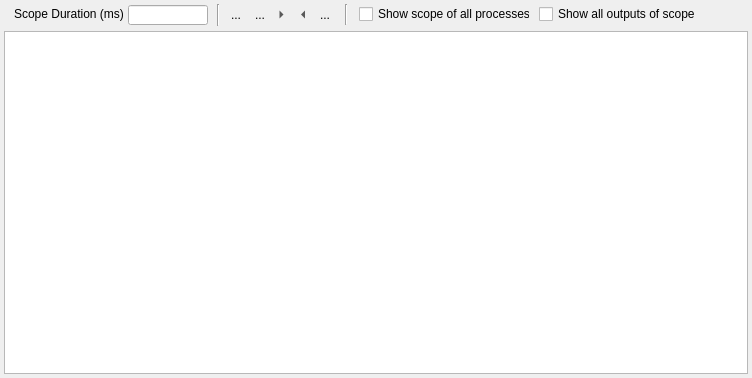
<?xml version="1.0" encoding="UTF-8"?>
<ui version="4.0">
 <class>ScopeOutputView</class>
 <widget class="QWidget" name="ScopeOutput">
  <property name="geometry">
   <rect>
    <x>0</x>
    <y>0</y>
    <width>752</width>
    <height>378</height>
   </rect>
  </property>
  <property name="windowTitle">
   <string>Form</string>
  </property>
  <layout class="QVBoxLayout" name="verticalLayout_2">
   <property name="spacing">
    <number>3</number>
   </property>
   <property name="leftMargin">
    <number>4</number>
   </property>
   <property name="topMargin">
    <number>4</number>
   </property>
   <property name="rightMargin">
    <number>4</number>
   </property>
   <property name="bottomMargin">
    <number>4</number>
   </property>
   <item>
    <widget class="QWidget" name="widget" native="true">
     <property name="minimumSize">
      <size>
       <width>0</width>
       <height>24</height>
      </size>
     </property>
     <property name="maximumSize">
      <size>
       <width>16777215</width>
       <height>24</height>
      </size>
     </property>
     <widget class="QLineEdit" name="editDuration">
      <property name="geometry">
       <rect>
        <x>124</x>
        <y>1</y>
        <width>80</width>
        <height>20</height>
       </rect>
      </property>
      <property name="sizePolicy">
       <sizepolicy hsizetype="Fixed" vsizetype="Fixed">
        <horstretch>0</horstretch>
        <verstretch>0</verstretch>
       </sizepolicy>
      </property>
      <property name="minimumSize">
       <size>
        <width>80</width>
        <height>20</height>
       </size>
      </property>
      <property name="maximumSize">
       <size>
        <width>80</width>
        <height>20</height>
       </size>
      </property>
      <property name="maxLength">
       <number>64</number>
      </property>
      <property name="dragEnabled">
       <bool>true</bool>
      </property>
      <property name="readOnly">
       <bool>true</bool>
      </property>
     </widget>
     <widget class="Line" name="line">
      <property name="geometry">
       <rect>
        <x>206</x>
        <y>0</y>
        <width>16</width>
        <height>22</height>
       </rect>
      </property>
      <property name="orientation">
       <enum>Qt::Orientation::Vertical</enum>
      </property>
     </widget>
     <widget class="QLabel" name="label">
      <property name="geometry">
       <rect>
        <x>10</x>
        <y>0</y>
        <width>110</width>
        <height>20</height>
       </rect>
      </property>
      <property name="sizePolicy">
       <sizepolicy hsizetype="Fixed" vsizetype="Fixed">
        <horstretch>0</horstretch>
        <verstretch>0</verstretch>
       </sizepolicy>
      </property>
      <property name="minimumSize">
       <size>
        <width>110</width>
        <height>20</height>
       </size>
      </property>
      <property name="maximumSize">
       <size>
        <width>104</width>
        <height>20</height>
       </size>
      </property>
      <property name="text">
       <string>Scope Duration (ms):</string>
      </property>
     </widget>
     <widget class="QWidget" name="widget_2" native="true">
      <property name="geometry">
       <rect>
        <x>220</x>
        <y>0</y>
        <width>111</width>
        <height>21</height>
       </rect>
      </property>
      <layout class="QGridLayout" name="gridLayout">
       <property name="leftMargin">
        <number>0</number>
       </property>
       <property name="topMargin">
        <number>0</number>
       </property>
       <property name="rightMargin">
        <number>0</number>
       </property>
       <property name="bottomMargin">
        <number>0</number>
       </property>
       <property name="horizontalSpacing">
        <number>2</number>
       </property>
       <property name="verticalSpacing">
        <number>0</number>
       </property>
       <item row="0" column="3">
        <widget class="QToolButton" name="toolScopeBegin">
         <property name="text">
          <string>...</string>
         </property>
         <property name="icon">
          <iconset theme="QIcon::ThemeIcon::GoNext"/>
         </property>
         <property name="autoRaise">
          <bool>true</bool>
         </property>
         <property name="arrowType">
          <enum>Qt::ArrowType::RightArrow</enum>
         </property>
        </widget>
       </item>
       <item row="0" column="4">
        <widget class="QToolButton" name="toolScopeEnd">
         <property name="text">
          <string>...</string>
         </property>
         <property name="icon">
          <iconset theme="QIcon::ThemeIcon::GoPrevious"/>
         </property>
         <property name="autoRaise">
          <bool>true</bool>
         </property>
         <property name="arrowType">
          <enum>Qt::ArrowType::LeftArrow</enum>
         </property>
        </widget>
       </item>
       <item row="0" column="0" rowspan="2" colspan="2">
        <widget class="QToolButton" name="toolScopeNext">
         <property name="text">
          <string>...</string>
         </property>
         <property name="icon">
          <iconset theme="QIcon::ThemeIcon::MediaSeekForward"/>
         </property>
         <property name="autoRaise">
          <bool>true</bool>
         </property>
        </widget>
       </item>
       <item row="0" column="2">
        <widget class="QToolButton" name="toolScopePrev">
         <property name="text">
          <string>...</string>
         </property>
         <property name="icon">
          <iconset theme="QIcon::ThemeIcon::MediaSeekBackward"/>
         </property>
         <property name="autoRaise">
          <bool>true</bool>
         </property>
        </widget>
       </item>
       <item row="0" column="5">
        <widget class="QToolButton" name="toolScopeShow">
         <property name="text">
          <string>...</string>
         </property>
         <property name="icon">
          <iconset theme="QIcon::ThemeIcon::WindowNew"/>
         </property>
         <property name="autoRaise">
          <bool>true</bool>
         </property>
        </widget>
       </item>
      </layout>
     </widget>
     <widget class="Line" name="line_2">
      <property name="geometry">
       <rect>
        <x>332</x>
        <y>0</y>
        <width>20</width>
        <height>21</height>
       </rect>
      </property>
      <property name="orientation">
       <enum>Qt::Orientation::Vertical</enum>
      </property>
     </widget>
     <widget class="QCheckBox" name="checkProcesses">
      <property name="geometry">
       <rect>
        <x>355</x>
        <y>0</y>
        <width>171</width>
        <height>20</height>
       </rect>
      </property>
      <property name="text">
       <string>Show scope of all processes</string>
      </property>
     </widget>
     <widget class="QCheckBox" name="checkScopes">
      <property name="geometry">
       <rect>
        <x>535</x>
        <y>0</y>
        <width>161</width>
        <height>20</height>
       </rect>
      </property>
      <property name="text">
       <string>Show all outputs of scope</string>
      </property>
     </widget>
    </widget>
   </item>
   <item>
    <widget class="QTableView" name="logTable">
     <property name="toolTip">
      <string>Scope Output Window</string>
     </property>
     <property name="editTriggers">
      <set>QAbstractItemView::EditTrigger::NoEditTriggers</set>
     </property>
     <property name="dragDropOverwriteMode">
      <bool>false</bool>
     </property>
     <property name="selectionMode">
      <enum>QAbstractItemView::SelectionMode::SingleSelection</enum>
     </property>
     <property name="selectionBehavior">
      <enum>QAbstractItemView::SelectionBehavior::SelectRows</enum>
     </property>
     <property name="iconSize">
      <size>
       <width>16</width>
       <height>16</height>
      </size>
     </property>
     <attribute name="verticalHeaderVisible">
      <bool>false</bool>
     </attribute>
     <attribute name="verticalHeaderHighlightSections">
      <bool>false</bool>
     </attribute>
    </widget>
   </item>
  </layout>
 </widget>
 <resources/>
 <connections/>
</ui>
